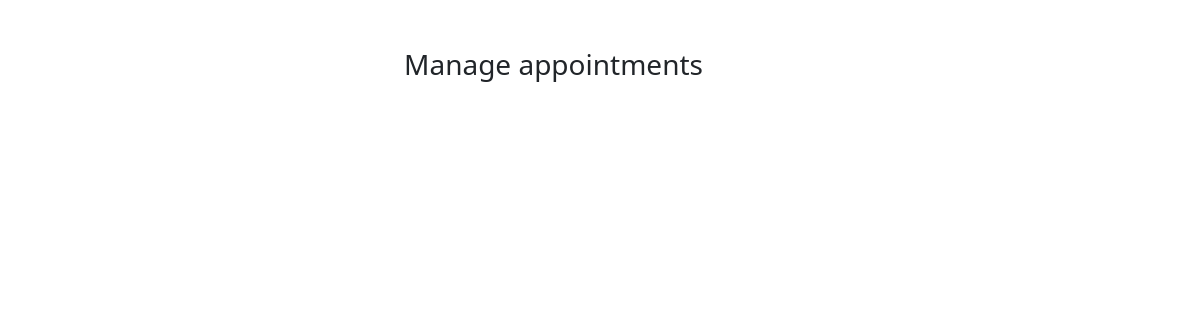
Page /manage-appointments on the earlier database version.
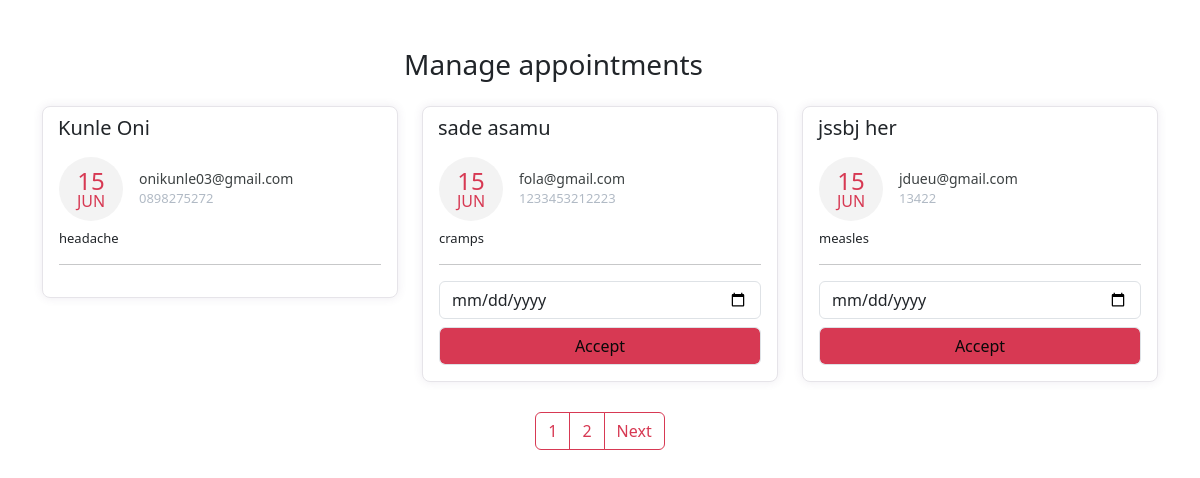
Same page on the later database version.
### medconnectMain/models.py (models this page shows, shortened)
class Appointment(models.Model):
    first_name = models.CharField(max_length=50)
    last_name = models.CharField(max_length=50)
    email = models.CharField(max_length=50)
    phone = models.CharField(max_length=50)
    request = models.TextField(blank=True)
    sent_date = models.DateField(auto_now_add=True)
    accepted = models.BooleanField(default=False)
    accepted_date = models.DateField(auto_now_add=False, null=True, blank=True)
    class Meta:
        ordering = ["-sent_date"]

### medconnectMain/views.py (the view, shortened to what this page needs)
# urls.py: path("manage-appointments", ManageAppointmentTemplateView.as_view(), name="manage"),
class ManageAppointmentTemplateView(ListView):
    template_name = "manage-appointments.html"
    model = Appointment
    context_object_name = "appointments"
    login_required = True
    paginate_by = 3
    def get_context_data(self, *args, **kwargs):
        context = super().get_context_data(*args, **kwargs)
        appointments = Appointment.objects.all()
        context.update({
            "title":"Manage Appointments"
        })
        return context

### templates/manage-appointments.html (shortened to what this page needs)
<!DOCTYPE html>
<html lang="en">
<head>
    <link href="https://cdn.jsdelivr.net/npm/bootstrap@5.3.0/dist/css/bootstrap.min.css" rel="stylesheet">
</head>
    <div class="container mt-5">
        <div class="col-11 text-center mt-4 mb-4">
            <h3>
                Manage appointments
            </h3>
        </div>
        <div class="row">
        {% for app in appointments %}
            <div class="col-lg-4">
                <div class="card card-margin">
                    <div class="card-header no-border">
                        <h5 class="card-title">{{app.first_name}} {{app.last_name}}</h5>
                    </div>
                    <div class="card-body pt-0">
                        <div class="widget-49">
                            <div class="widget-49-title-wrapper">
                                <div class="widget-49-date-primary">
                                    <span class="widget-49-date-day">{{app.sent_date|date:"d"}}</span>
                                    <span class="widget-49-date-month">{{app.sent_date|date:"M"}}</span>
                                </div>
                                <div class="widget-49-meeting-info">
                                    <span class="widget-49-pro-title">{{app.email}}</span>
                                    <span class="widget-49-meeting-time">{{app.phone}}</span>
                                </div>
                            </div>
                            <div class="widget-49-meeting-points">
                                <span>{{app.request}}</span>
                            </div>
                            <hr class="w-100">
                            {% if app.accepted == False %}
                            <form method="POST" action="{% url 'manage' %}">
                            <div class="form-group">
                                <input type="date" name="date" class="form-control mb-2"
                                    placeholder="dd-mm-yyyy" value=""
                                    min="1997-01-01" max="2030-12-31">
                                <input class="btn-block btn-primary form-control" type="submit" value="Accept">
                            </div>
                            </form>
                            {% endif %}
                        </div>
                    </div>
                </div>
            </div>
        {% endfor %}
        </div>
        {% if is_paginated %}
        <div class="wrapper">
            <nav aria-label="Page navigation example">
                <ul class="pagination">
                    {% for number in page_obj.paginator.page_range %}
                    <li class="page-item"><a class="page-link" href="?page={{number}}">{{number}}</a></li>
                    {% endfor %}
                    {% if page_obj.has_next %}
                    <li class="page-item"><a class="page-link" href="?page={{page_obj.prebious_page_number}}">Next</a></li>
                    {% endif %}
                </ul>
            </nav>
        </div>
        {% endif %}

### templates/manage-appointments.html (style rules this page uses)
:root { --color-primary: #D73953; --color-black: #090909; --color-white: #ffffff; --color-grey: #a0a0a0; --color-light-grey: #f3f3f3; --color-dark-grey: #353535; --color-red: #cd3e65; --color-green: #08805b; --text-color: var(--color-black); --valid-color: var(--color-green); --error-color: var(--color-red); --font-family-base: 'Open Sans', 'Helvetica Neue', Helvetica, Arial, sans-serif; --font-family-title: 'Raleway', 'Helvetica Neue', Helvetica, Arial, sans-serif; --font-size-small: 1.2rem; --font-size-medium: 1.6rem; --font-size-large: 1.8rem; --font-size-x-large: 2.3rem; --font-size-xx-large: 4.8rem; --font-weight-regular: 400; --font-weight-bold: 700; --line-height-small: 1.2; --line-height-base: 1.5; --line-height-big: 1.8; --section-padding: 5rem 0; --section-header-padding: 0 0 3rem; --section-header-align: center; --section-title-font-size: var(--font-size-xx-large); --section-title-font-weight: var(--font-weight-bold); --section-title-line-height: var(--line-height-small); --section-title-margin: 0; --section-title-color: var(--color-black); --section-tagline-transform: uppercase; --section-tagline-color: var(--color-primary); --section-tagline-font-family: var(--font-family-headings); --section-tagline-font-weight: var(--font-weight-bold); --section-tagline-margin: 0; --section-body-padding: 2rem 0 4rem; --section-footer-padding: 3rem 0 0; --section-footer-align: center; --header-padding: 2rem 0 2rem; --footer-padding: 5rem 0 1rem; --nav-item-font-family: var(--font-family-headings); --nav-item-font-weight: var(--font-weight-bold); --nav-item-font-size: var(--font-size-medium); --nav-item-letter-spacing: .04rem; --nav-item-display: inline-block; --nav-item-margin: 0 0 0 2rem; --nav-item-link-hover: var(--color-dark-grey); --button-display: inline-block; --button-padding: 0.75rem 2.5rem; --button-border: var(--color-primary) solid 0.2rem; --button-color: var(--color-black); --button-text-decoration: none; --button-font-size: var(--font-size-large); --button-hover-color: var(--color-white); --button-hover-text-decoration: none; --button-hover-background: var(--color-primary); --transition-duration: .3s; --transition-cubic-bezier: cubic-bezier(0.17, 0.67, 0, 1.01); }
.card-margin { margin-bottom: 1.875rem; }
.card { border: 0; box-shadow: 0px 0px 10px 0px rgba(82, 63, 105, 0.1); -webkit-box-shadow: 0px 0px 10px 0px rgba(82, 63, 105, 0.1); -moz-box-shadow: 0px 0px 10px 0px rgba(82, 63, 105, 0.1); -ms-box-shadow: 0px 0px 10px 0px rgba(82, 63, 105, 0.1); }
.card { position: relative; display: flex; flex-direction: column; min-width: 0; word-wrap: break-word; background-color: #ffffff; background-clip: border-box; border: 1px solid #e6e4e9; border-radius: 8px; }
.card .card-header.no-border { border: 0; }
.card .card-header { background: none; padding: 0 0.9375rem; font-weight: 500; display: flex; align-items: center; min-height: 50px; }
.card-header:first-child { border-radius: calc(8px - 1px) calc(8px - 1px) 0 0; }
.widget-49 .widget-49-title-wrapper { display: flex; align-items: center; }
.widget-49 .widget-49-title-wrapper .widget-49-date-primary { display: flex; align-items: center; justify-content: center; flex-direction: column; background-color: var(--color-light-grey); width: 4rem; height: 4rem; border-radius: 50%; }
.widget-49 .widget-49-title-wrapper .widget-49-date-primary .widget-49-date-day { color: var(--color-primary); font-weight: 500; font-size: 1.5rem; line-height: 1; }
.widget-49 .widget-49-title-wrapper .widget-49-date-primary .widget-49-date-month { color: var(--color-primary); line-height: 1; font-size: 1rem; text-transform: uppercase; }
.widget-49 .widget-49-title-wrapper .widget-49-meeting-info { display: flex; flex-direction: column; margin-left: 1rem; }
.widget-49 .widget-49-title-wrapper .widget-49-meeting-info .widget-49-pro-title { color: #3c4142; font-size: 14px; }
.widget-49 .widget-49-title-wrapper .widget-49-meeting-info .widget-49-meeting-time { color: #B1BAC5; font-size: 13px; }
.widget-49 .widget-49-meeting-points { font-weight: 400; font-size: 13px; margin-top: .5rem; }
.wrapper { display: flex; justify-content: center; align-items: center }
.page-link { position: relative; display: block; color: var(--color-primary) !important; text-decoration: none; background-color: #fff; border: 1px solid var(--color-primary) !important }
.btn-primary { color: var(--color-black); background-color: var(--color-primary); }

Differences in the rows shown:
added Appointment: first_name "Kunle", last_name "Oni", sent_date "15", sent_date "JUN", email "onikunle03@gmail.com", phone "0898275272", request "headache"
added Appointment: first_name "sade", last_name "asamu", sent_date "15", sent_date "JUN", email "fola@gmail.com", phone "1233453212223", request "cramps"
added Appointment: first_name "jssbj", last_name "her", sent_date "15", sent_date "JUN", email "jdueu@gmail.com", phone "13422", request "measles"
Other differences:
new list line: "1"
new list line: "2"
text now shown: "Next"
